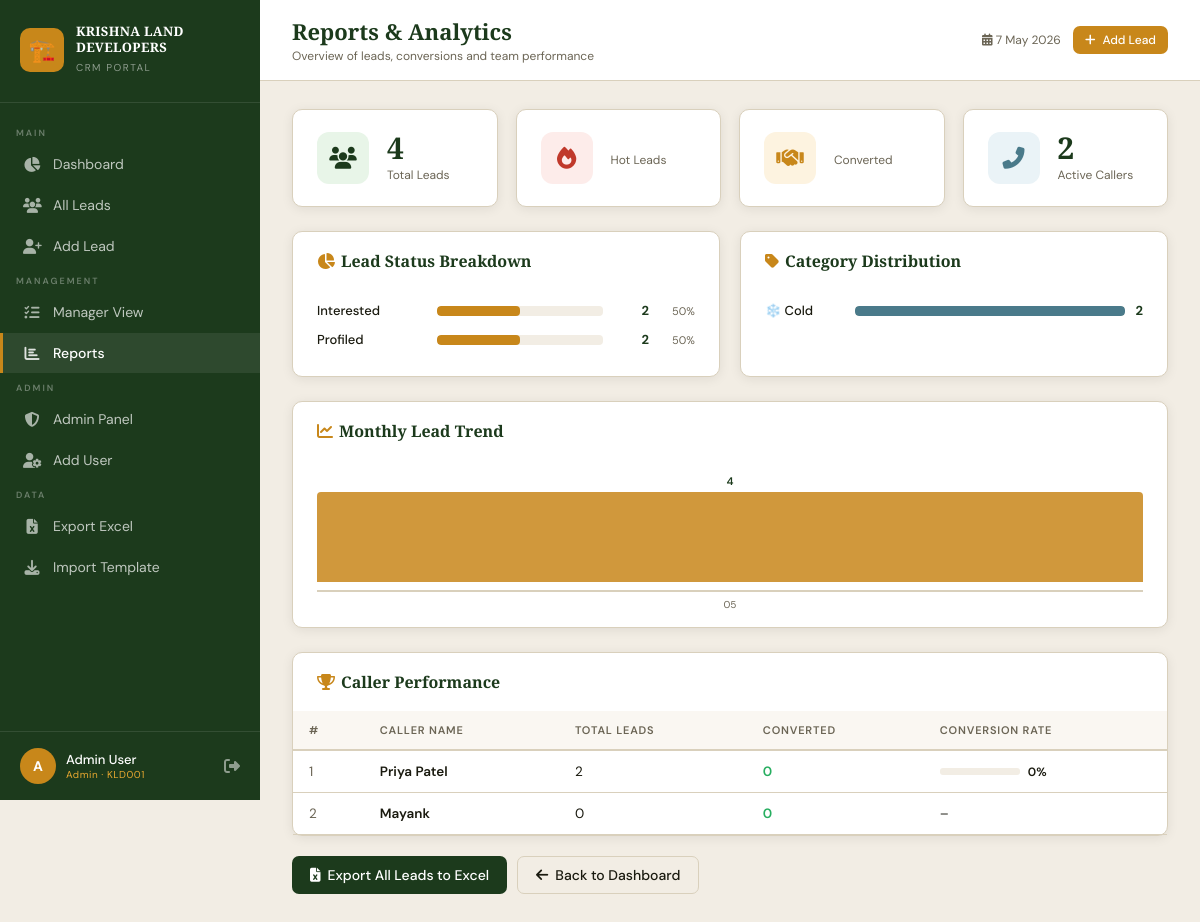
The app's page /reports (signed in) with its own data.
### tables this page shows
CREATE TABLE users (
            id INTEGER PRIMARY KEY AUTOINCREMENT,
            employee_id TEXT UNIQUE,
            full_name TEXT NOT NULL,
            email TEXT UNIQUE,
            mobile TEXT UNIQUE,
            password_hash TEXT NOT NULL,
            role TEXT NOT NULL DEFAULT 'caller',
            is_active INTEGER DEFAULT 1,
            last_login TEXT,
            created_at TEXT DEFAULT CURRENT_TIMESTAMP
        );

### app.py (the view)
@app.route('/reports')
@role_required('admin', 'manager')
def reports():
    conn = get_db()
    status_data = conn.execute(
        'SELECT status, COUNT(*) as count FROM leads GROUP BY status').fetchall()
    category_data = conn.execute(
        'SELECT lead_category, COUNT(*) as count FROM customer_profiles GROUP BY lead_category').fetchall()
    caller_perf = conn.execute('''SELECT u.full_name, COUNT(l.id) as leads,
        SUM(CASE WHEN l.status="Converted" THEN 1 ELSE 0 END) as converted
        FROM users u LEFT JOIN leads l ON u.id=l.caller_id
        WHERE u.role="caller" GROUP BY u.id ORDER BY leads DESC''').fetchall()
    monthly = conn.execute('''SELECT strftime('%Y-%m', created_at) as month, COUNT(*) as count
        FROM leads GROUP BY month ORDER BY month DESC LIMIT 12''').fetchall()
    conn.close()
    return render_template('reports.html', status_data=status_data,
                           category_data=category_data, caller_perf=caller_perf, monthly=monthly)

### app.py (called while the page is built)
def get_db():
    conn = sqlite3.connect(DB_PATH)
    conn.row_factory = sqlite3.Row
    return conn

def role_required(*roles):
    def decorator(f):
        @wraps(f)
        def decorated(*args, **kwargs):
            if 'user_id' not in session:
                return redirect(url_for('login'))
            if session.get('role') not in roles:
                flash('Access denied.', 'danger')
                return redirect(url_for('dashboard'))
            return f(*args, **kwargs)
        return decorated
    return decorator

### templates/reports.html (shortened to what this page needs)
{% extends "base.html" %}
{% block page_title %}Reports & Analytics{% endblock %}
{% block page_subtitle %}Overview of leads, conversions and team performance{% endblock %}
{% block content %}
<div class="stats-grid" style="margin-bottom:24px;">
    <div class="stat-card">
        <div class="stat-icon green"><i class="fas fa-users"></i></div>
        <div>
            <div class="stat-value">
                {% set total = namespace(n=0) %}
                {% for row in status_data %}{% set total.n = total.n + row.count %}{% endfor %}
                {{ total.n }}
            </div>
            <div class="stat-label">Total Leads</div>
        </div>
    </div>
    <div class="stat-card">
        <div class="stat-icon red"><i class="fas fa-fire"></i></div>
        <div>
            <div class="stat-label">Hot Leads</div>
        </div>
    </div>
    <div class="stat-card">
        <div class="stat-icon amber"><i class="fas fa-handshake"></i></div>
        <div>
            <div class="stat-label">Converted</div>
        </div>
    </div>
    <div class="stat-card">
        <div class="stat-icon teal"><i class="fas fa-phone-alt"></i></div>
        <div>
            <div class="stat-value">{{ caller_perf|length }}</div>
            <div class="stat-label">Active Callers</div>
        </div>
    </div>
</div>
<div style="display:grid;grid-template-columns:1fr 1fr;gap:20px;margin-bottom:24px;">
    <div class="card">
        <div class="card-header" style="padding:18px 24px 14px;">
            <span class="card-title"><i class="fas fa-chart-pie" style="color:var(--accent);margin-right:6px;"></i>Lead Status Breakdown</span>
        </div>
        <div class="card-body" style="padding:16px 24px;">
            {% if status_data %}
                {% set s_total = namespace(n=0) %}
                {% for row in status_data %}{% set s_total.n = s_total.n + row.count %}{% endfor %}
                {% for row in status_data %}
                <div style="display:flex;align-items:center;gap:10px;margin-bottom:12px;">
                    <div style="min-width:110px;font-size:13px;font-weight:500;color:var(--text);">{{ row.status }}</div>
                    <div style="flex:1;background:var(--bg);border-radius:4px;height:10px;overflow:hidden;">
                        <div style="height:100%;background:var(--accent);border-radius:4px;width:{{ ((row.count / s_total.n) * 100)|int }}%;"></div>
                    </div>
                    <div style="min-width:36px;text-align:right;font-weight:700;font-size:13px;color:var(--primary);">{{ row.count }}</div>
                    <div style="min-width:36px;text-align:right;font-size:11px;color:var(--text-muted);">{{ ((row.count / s_total.n) * 100)|int }}%</div>
                </div>
                {% endfor %}
            {% else %}
                <p class="text-muted">No data yet.</p>
            {% endif %}
        </div>
    </div>
    <div class="card">
        <div class="card-header" style="padding:18px 24px 14px;">
            <span class="card-title"><i class="fas fa-tag" style="color:var(--accent);margin-right:6px;"></i>Category Distribution</span>
        </div>
        <div class="card-body" style="padding:16px 24px;">
            {% set colors = {'Hot': '#C0392B', 'Warm': '#C8871A', 'Cold': '#4A7A8A'} %}
            {% set icons = {'Hot': '🔥', 'Warm': '☀️', 'Cold': '❄️'} %}
            {% if category_data %}
                {% set c_total = namespace(n=0) %}
                {% for row in category_data %}{% if row.lead_category %}{% set c_total.n = c_total.n + row.count %}{% endif %}{% endfor %}
                {% for row in category_data %}
                {% if row.lead_category %}
                <div style="display:flex;align-items:center;gap:10px;margin-bottom:12px;">
                    <div style="min-width:80px;font-size:13px;font-weight:500;">
                        {{ icons.get(row.lead_category, '') }} {{ row.lead_category }}
                    </div>
                    <div style="flex:1;background:var(--bg);border-radius:4px;height:10px;overflow:hidden;">
                        <div style="height:100%;border-radius:4px;background:{{ colors.get(row.lead_category, '#999') }};width:{{ ((row.count / c_total.n) * 100)|int if c_total.n else 0 }}%;"></div>
                    </div>
                    <div style="font-weight:700;font-size:13px;color:var(--primary);">{{ row.count }}</div>
                </div>
                {% endif %}
                {% endfor %}
            {% else %}
                <p class="text-muted">No profiled leads yet.</p>
            {% endif %}
        </div>
    </div>
</div>
<div class="card" style="margin-bottom:24px;">
    <div class="card-header" style="padding:18px 24px 14px;">
        <span class="card-title"><i class="fas fa-chart-line" style="color:var(--accent);margin-right:6px;"></i>Monthly Lead Trend</span>
    </div>
    <div class="card-body" style="padding:16px 24px;">
        {% if monthly %}
            {% set m_max = namespace(n=1) %}
            {% for row in monthly %}{% if row.count > m_max.n %}{% set m_max.n = row.count %}{% endif %}{% endfor %}
            <div style="display:flex;align-items:flex-end;gap:10px;height:120px;padding-bottom:8px;border-bottom:2px solid var(--border);">
                {% for row in monthly|reverse %}
                <div style="flex:1;display:flex;flex-direction:column;align-items:center;gap:4px;">
                    <div style="font-size:11px;font-weight:600;color:var(--primary);">{{ row.count }}</div>
                    <div style="width:100%;background:var(--accent);border-radius:4px 4px 0 0;
                        height:{{ ((row.count / m_max.n) * 90)|int }}px;min-height:4px;
                        opacity:0.85;transition:opacity 0.2s;" title="{{ row.month }}: {{ row.count }} leads">
                    </div>
                </div>
                {% endfor %}
            </div>
            <div style="display:flex;gap:10px;margin-top:6px;">
                {% for row in monthly|reverse %}
                <div style="flex:1;text-align:center;font-size:10px;color:var(--text-muted);">
                    {{ row.month[5:] if row.month else '' }}
                </div>
                {% endfor %}
            </div>
        {% else %}
            <p class="text-muted">No monthly data yet.</p>
        {% endif %}
    </div>
</div>
<div class="card">
    <div class="card-header" style="padding:18px 24px;">
        <span class="card-title"><i class="fas fa-trophy" style="color:var(--accent);margin-right:6px;"></i>Caller Performance</span>
    </div>
    <div class="table-wrap">
        {% if caller_perf %}
        <table>
            <thead>
                <tr>
                    <th>#</th>
                    <th>Caller Name</th>
                    <th>Total Leads</th>
                    <th>Converted</th>
                    <th>Conversion Rate</th>
                </tr>
            </thead>
            <tbody>
                {% for caller in caller_perf %}
                <tr>
                    <td style="color:var(--text-muted);">{{ loop.index }}</td>
                    <td style="font-weight:600;">{{ caller.full_name }}</td>
                    <td>{{ caller.leads or 0 }}</td>
                    <td>
                        <span style="color:#27AE60;font-weight:600;">{{ caller.converted or 0 }}</span>
                    </td>
                    <td>
                        {% if caller.leads and caller.leads > 0 %}
                        <div style="display:flex;align-items:center;gap:8px;">
                            <div style="width:80px;background:var(--bg);border-radius:3px;height:7px;overflow:hidden;">
                            </div>
                            <span style="font-size:12px;font-weight:600;">{{ ((caller.converted or 0) / caller.leads * 100)|int }}%</span>
                        </div>
                        {% else %}–{% endif %}
                    </td>
                </tr>
                {% else %}
                <tr>
                    <td colspan="5" class="text-muted" style="text-align:center;padding:24px;">No caller data.</td>
                </tr>
                {% endfor %}
            </tbody>
        </table>
        {% else %}
        <div class="empty-state">
            <i class="fas fa-chart-bar"></i>
            <h3>No performance data yet</h3>
            <p>Performance stats will appear as callers add and update leads.</p>
        </div>
        {% endif %}
    </div>
</div>
<div style="margin-top:20px;display:flex;gap:10px;">
    <a href="{{ url_for('export_leads') }}" class="btn btn-primary">
        <i class="fas fa-file-excel"></i> Export All Leads to Excel
    </a>
    <a href="{{ url_for('dashboard') }}" class="btn btn-outline">
        <i class="fas fa-arrow-left"></i> Back to Dashboard
    </a>
</div>
{% endblock %}

### templates/base.html (style rules this page uses)
:root { --primary: #1C3A1C; --primary-light: #2D5A2D; --primary-dark: #0F2210; --accent: #C8871A; --accent-light: #E8A830; --accent-pale: #FDF3E0; --bg: #F2EDE4; --surface: #FFFFFF; --surface2: #FAF7F2; --text: #1A1A0F; --text-muted: #6B6555; --border: #D9D0BC; --hot: #C0392B; --hot-bg: #FDECEA; --warm: #C8871A; --warm-bg: #FDF3E0; --cold: #4A7A8A; --cold-bg: #EAF3F7; --sidebar-w: 260px; --radius: 10px; --shadow: 0 2px 12px rgba(0,0,0,0.08); --shadow-lg: 0 8px 32px rgba(0,0,0,0.12); }
* { box-sizing: border-box; margin: 0; padding: 0; }
body { font-family: 'DM Sans', sans-serif; background: var(--bg); color: var(--text); min-height: 100vh; }
.card { background: var(--surface); border-radius: var(--radius); border: 1px solid var(--border); box-shadow: var(--shadow); }
.card-header { padding: 18px 24px 0; display: flex; align-items: center; justify-content: space-between; }
.card-title { font-family: 'Playfair Display', serif; font-size: 16px; font-weight: 600; color: var(--primary); }
.card-body { padding: 20px 24px; }
.stats-grid { display: grid; grid-template-columns: repeat(auto-fit, minmax(200px, 1fr)); gap: 18px; margin-bottom: 24px; }
.stat-card { background: var(--surface); border-radius: var(--radius); padding: 22px 24px; border: 1px solid var(--border); box-shadow: var(--shadow); display: flex; align-items: center; gap: 18px; transition: transform 0.2s, box-shadow 0.2s; }
.stat-icon { width: 52px; height: 52px; border-radius: 12px; display: flex; align-items: center; justify-content: center; font-size: 22px; flex-shrink: 0; }
.stat-icon.green { background: #E8F5E8; color: var(--primary); }
.stat-icon.amber { background: var(--accent-pale); color: var(--accent); }
.stat-icon.red { background: #FDECEA; color: var(--hot); }
.stat-icon.teal { background: #EAF3F7; color: var(--cold); }
.stat-value { font-family: 'Playfair Display', serif; font-size: 30px; font-weight: 700; color: var(--primary); line-height: 1; }
.stat-label { font-size: 12px; color: var(--text-muted); margin-top: 4px; }
.btn { display: inline-flex; align-items: center; gap: 7px; padding: 9px 18px; border-radius: 7px; font-size: 14px; font-weight: 500; font-family: 'DM Sans', sans-serif; border: none; cursor: pointer; text-decoration: none; transition: all 0.2s; }
.btn-primary { background: var(--primary); color: white; }
.btn-outline { background: transparent; border: 1.5px solid var(--border); color: var(--text); }
.table-wrap { overflow-x: auto; }
table { width: 100%; border-collapse: collapse; font-size: 13.5px; }
th { background: var(--surface2); color: var(--text-muted); font-size: 11px; font-weight: 600; letter-spacing: 0.8px; text-transform: uppercase; padding: 12px 16px; text-align: left; border-bottom: 2px solid var(--border); }
td { padding: 12px 16px; border-bottom: 1px solid var(--border); vertical-align: middle; }

### records on screen
users: full_name "Priya Patel", leads "2", converted "0"
users: full_name "Mayank", leads "0", converted "0"

### other values on screen
{{ session.username[0].upper() if session.username else 'U' }} "A"
{{ session.username }} "Admin User"
{{ session.role }} "Admin"
{{ session.employee_id }} "KLD001"
{{ total.n }} "4"
{{ caller_perf|length }} "2"
{{ row.status }} "Interested" "Profiled"
{{ row.count }} "2" "2"
{{ ((row.count / s_total.n) * 100)|int }} "50" "50"
{{ icons.get(row.lead_category, '') }} "❄️"
{{ row.lead_category }} "Cold"
{{ row.count }} "2"
{{ row.count }} "4"
{{ row.month[5:] if row.month else '' }} "05"
